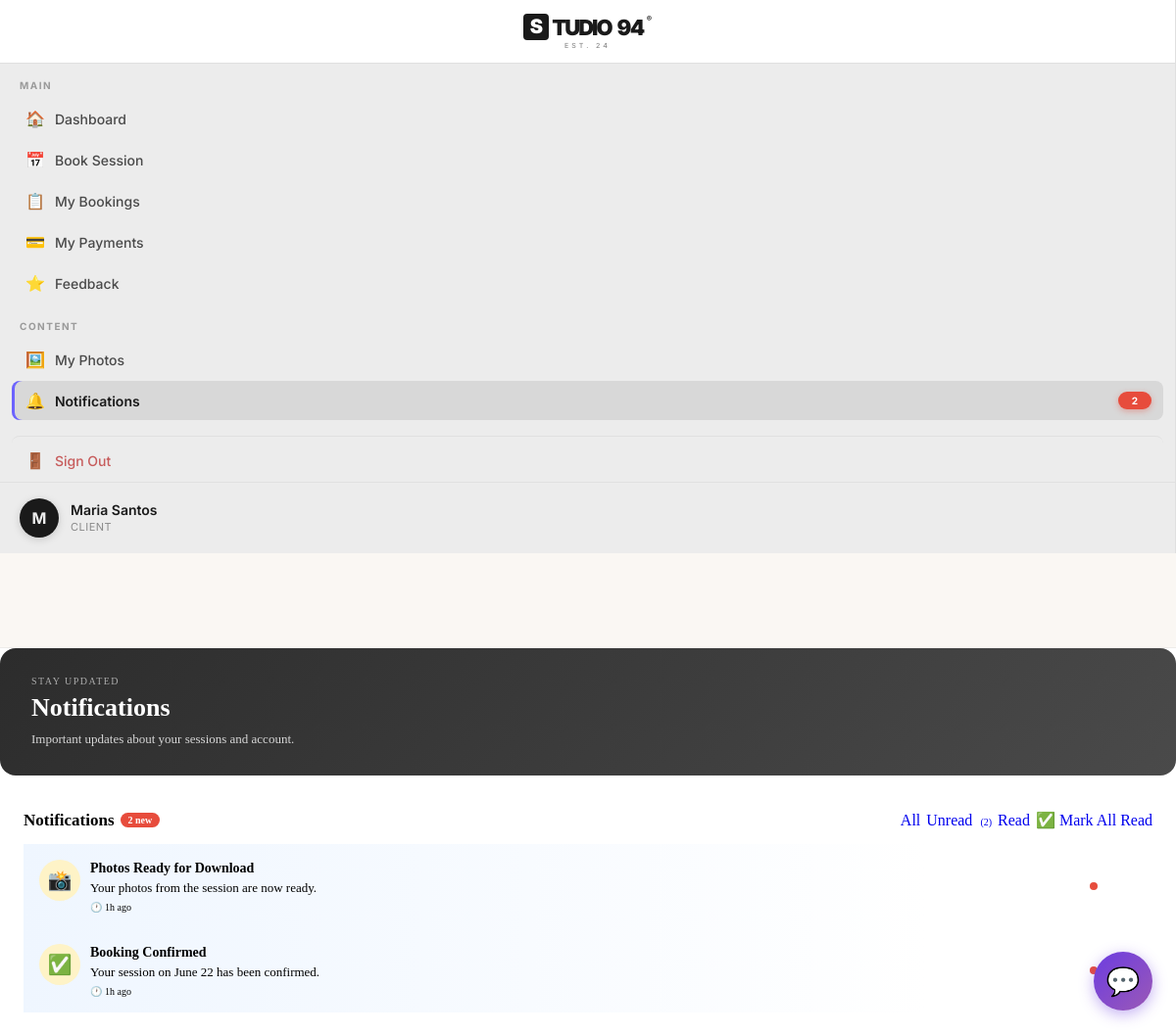
The app's page /index.php?page=notifications (signed in) with its own data.
### tables this page shows
CREATE TABLE IF NOT EXISTS users (
    id                    INT UNSIGNED AUTO_INCREMENT PRIMARY KEY,
    name                  VARCHAR(120)  NOT NULL,
    email                 VARCHAR(180)  NOT NULL UNIQUE,
    phone                 VARCHAR(30)   DEFAULT '',
    password              VARCHAR(255)  NOT NULL,
    role                  ENUM('admin','staff','client') NOT NULL DEFAULT 'client',
    is_active             TINYINT(1)    NOT NULL DEFAULT 1,
    failed_login_attempts INT           NOT NULL DEFAULT 0,
    locked_until          DATETIME      DEFAULT NULL,
    last_login            DATETIME      DEFAULT NULL,
    avatar                VARCHAR(255)  DEFAULT NULL,
    created_at            DATETIME      NOT NULL DEFAULT CURRENT_TIMESTAMP,
    updated_at            DATETIME      NOT NULL DEFAULT CURRENT_TIMESTAMP ON UPDATE CURRENT_TIMESTAMP,
    email_verified        TINYINT(1)    DEFAULT 0,
    google_id             VARCHAR(255)  DEFAULT NULL,
    verification_token    VARCHAR(255)  DEFAULT NULL,
    verification_expires  DATETIME      DEFAULT NULL,
    mfa_enabled           TINYINT(1)    DEFAULT 0,
    mfa_secret            VARCHAR(255)  DEFAULT NULL,
    mfa_backup_codes      TEXT          DEFAULT NULL,
    mfa_verified_at       DATETIME      DEFAULT NULL
);

CREATE TABLE IF NOT EXISTS notifications (
    id          INT UNSIGNED AUTO_INCREMENT PRIMARY KEY,
    user_id     INT UNSIGNED  NOT NULL,
    type        VARCHAR(30)   NOT NULL DEFAULT 'system',
    title       VARCHAR(200)  NOT NULL,
    message     TEXT          DEFAULT NULL,
    icon        VARCHAR(10)   DEFAULT '🔔',
    is_read     TINYINT(1)    NOT NULL DEFAULT 0,
    created_at  DATETIME      NOT NULL DEFAULT CURRENT_TIMESTAMP,
    FOREIGN KEY (user_id) REFERENCES users(id) ON DELETE CASCADE
);

### pages/client/notifications.php (the view, shortened to what the rows shown need)
<?php
$pdo = db();
$uid = $user['id'];
$filter = $_GET['filter'] ?? 'all';
$where  = "user_id = ?";
$params = [$uid];
$stmt = $pdo->prepare("SELECT * FROM notifications WHERE $where ORDER BY created_at DESC LIMIT 50");
$stmt->execute($params);
$notifs = $stmt->fetchAll();
?>
<div class="page-banner">
  <div class="page-banner-text">
    <h2>Notifications</h2>
  </div>
</div>
<div class="card">
  <?php if (empty($notifs)): ?>
    <div class="empty-state">
      <div class="empty-icon">📭</div>
      <div class="empty-title">No notifications</div>
      <div class="empty-desc">
        <?php if ($filter === 'unread'): ?>
          Wala kang unread notifications. 🎉
        <?php elseif ($filter === 'read'): ?>
          Wala ka pang nababasang notifications.
        <?php else: ?>
          Wala ka pang notifications. Lalabas dito ang updates.
        <?php endif; ?>
      </div>
    </div>
  <?php else: ?>
    <div class="notif-list">
      <?php foreach ($notifs as $n):
        $isUnread = !$n['is_read'];
        $typeIcon = $n['icon'] ?: '🔔';
        $hasLink  = !empty($n['link']);
        if ($hasLink) {
            $clickUrl = 'index.php?page=notifications&open=' . $n['id'];
        } elseif ($isUnread) {
            $clickUrl = 'index.php?page=notifications&read=' . $n['id'] . '&filter=' . urlencode($filter);
        } else {
            $clickUrl = '#';
        }
      ?>
      <div class="notif-wrapper">
        <a href="<?= $clickUrl ?>"
           class="notif-item <?= $isUnread ? 'unread' : '' ?> <?= ($hasLink || $isUnread) ? 'has-link' : '' ?>">
          <div class="notif-row">
            <div class="notif-icon">
              <?= $typeIcon ?>
            </div>
            <div class="notif-body">
              <div class="notif-title">
                <?= clean($n['title']) ?>
              </div>
              <div class="notif-message">
                <?= clean($n['message']) ?>
              </div>
              <div class="notif-meta">
                <span>🕐 <?= timeAgo($n['created_at']) ?></span>
              </div>
            </div>
            <?php if ($isUnread): ?>
              <div class="notif-dot"></div>
            <?php endif; ?>
          </div>
        </a>
      </div>
      <?php endforeach; ?>
    </div>
  <?php endif; ?>
</div>

### sidebar.php (shortened to what the rows shown need)
<?php
$avatarFile = !empty($user['avatar']) ? $user['avatar'] : null;
$avatarPath = $avatarFile ? __DIR__ . '/assets/uploads/avatars/' . $avatarFile : null;
$hasAvatar  = $avatarFile && $avatarPath && file_exists($avatarPath);
?>
<aside id="sidebar" class="sidebar">
  <a href="index.php?page=profile" class="sidebar-user-link" title="Edit Profile">
    <div class="sidebar-user">
      <div class="user-avatar" style="overflow:hidden;">
        <?php if ($hasAvatar): ?>
          <img
            src="<?= APP_URL ?>/assets/uploads/avatars/<?= clean($avatarFile) ?>?v=<?= time() ?>"
            alt="Avatar"
            style="width:100%;height:100%;object-fit:cover;border-radius:50%;display:block;"
          >
        <?php else: ?>
          <?= strtoupper(mb_substr($user['name'] ?: 'U', 0, 1)) ?>
        <?php endif; ?>
      </div>
      <div class="user-info">
        <div class="name"><?= clean($user['name']) ?></div>
        <div class="role"><?= ucfirst($role) ?></div>
      </div>
    </div>
  </a>
</aside>

### records on screen
users: name "M", name "Maria Santos", role "CLIENT"
notifications: icon "📸", title "Photos Ready for Download", message "Your photos from the session are now ready.", created_at "1h ago", is_read 0 (drawn)
notifications: icon "✅", title "Booking Confirmed", message "Your session on June 22 has been confirmed.", created_at "1h ago", is_read 0 (drawn)

### other values on screen
$item['section'] "MAIN"
$item['icon'] "🏠"
$item['label'] "Dashboard"
$item['icon'] "📅"
$item['label'] "Book Session"
$item['icon'] "📋"
$item['label'] "My Bookings"
$item['icon'] "💳"
$item['label'] "My Payments"
$item['icon'] "⭐"
$item['label'] "Feedback"
$item['section'] "CONTENT"
$item['icon'] "🖼️"
$item['label'] "My Photos"
$item['icon'] "🔔"
